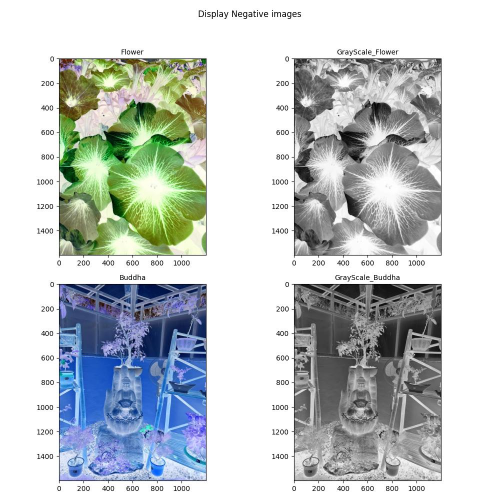
#> input picture assignments/assignment2/Output/Negative_Images.jpeg, 1000 x 1000 px, given in place of Chicago_River1.jpg, which was not available (shown at 1/2 size)
$ python assignment6.py   (older library calls are emulated)
#> lines starting #> are read from the running program, lines starting #| are printed output that depends on the picture; after the words box and inside, x2 and y2 are one past the last pixel; in counts of white or black regions, pixels touching at a corner belong together; pictures that were not available may be replaced by others from this repository, and a replacement may not be noted
### pixel_visions/utils.py
"""
utils.py

This module provides utility functions for common image processing tasks.
It supports loading, saving, resizing, converting to grayscale, and plotting
images, along with basic image manipulations. These utility functions are
designed to simplify and streamline the image processing workflows in the
Pixel-Visions project.

"""
import cv2
import numpy as np
import matplotlib
import matplotlib.pyplot as plt
from enum import Enum, auto
from typing import Dict, Tuple, List, Any, Callable

class ImageLoadType(Enum):
    COLOR = cv2.IMREAD_COLOR
    GRAYSCALE = cv2.IMREAD_GRAYSCALE
    UNCHANGED = cv2.IMREAD_UNCHANGED


def load_image(image_path:str, image_load_type: ImageLoadType = ImageLoadType.UNCHANGED) -> np.ndarray:
    """
    Loads the image from the image file path and returns a numpy array represenation of the image.

    Parameters:
        - image_path(str)                   : The path to the image file.
        - image_load_type(ImageLoadType)    : The type of image loading (COLOR, GRAYSCALE, UNCHANGED)

    Returns:
        - np.ndarray        : The numpy array representation of the image.
    """
    image = cv2.imread(image_path, image_load_type.value)

    if image is None:
        raise FileNotFoundError(f"Image not found at path: {image_path}")
    return image

# [16 lines left out: function save_image, not called in this run]

def plot_images(images: Dict[str, np.ndarray], outputfile: str = None, title: str = "", axis: str = "off") -> None:
    """
    Display the images with the given title.

    Parameters:
        - images (Dict[str, np.ndarray]) : Dictionary of images to plot
        - title (str)                    : Text to display as title of the plot
        - outputfile (str)               : The output file path.
        - axis (str)                     : String to display the axis in the plot. Default is OFF.
    """

    if images is None or not images:
        raise ValueError("ERROR: Images not available or empty.")

    for key, image in images.items():
        if not isinstance(image, np.ndarray):
            raise ValueError(f"ERROR: Image '{key}' is not a valid NumPy array.")

    num_cols = 2 if len(images) > 1 else 1
    num_rows = (len(images) + num_cols - 1) // num_cols

    plt.figure(figsize=(30 , 12 * num_rows))

    for i, (key, image) in enumerate(images.items()):
        plt.subplot(num_rows, num_cols, i + 1)

        # Check for binary images (values 0 or 1)
        if image.ndim == 2:  # Grayscale or binary image
            if image.max() <= 1:  # Binary image
                image = (image * 255).astype(np.uint8)  # Convert to 0-255 range
            plt.imshow(image, cmap="gray")
        elif image.ndim == 3:  # Colored image
            plt.imshow(cv2.cvtColor(image, cv2.COLOR_BGR2RGB))
        else:
            raise ValueError(f"ERROR: Image '{key}' has unsupported shape: {image.shape}")

        plt.axis(axis)
        plt.title(key, fontsize=14)

    plt.suptitle(title, fontsize=16)
    plt.tight_layout(rect=[0, 0, 1, 0.95])
    if outputfile:
        plt.savefig(outputfile)

    # print(outputfile)
    plt.show()
    # Close the figure after showing
    plt.close()

# [188 lines left out: functions display_image_statistics, get_image_size, get_pixel_statistics, threshold_image, normalize_image, subtract_images and 1 more, not called in this run]

class NoiseType(Enum):
    GAUSSIAN = ("GAUSSIAN", lambda image, **kwargs: add_gaussian_noise(image, **kwargs))
    SALT_AND_PEPPER = ("SALT_AND_PEPPER", lambda image, **kwargs: add_salt_and_pepper_noise(image, **kwargs))

    def __init__(self, name:str, function:Callable):
        """
        Initializes the noise type enum member.

        Parameters:
            name (str): The name of the noise type as a string.
            function (Callable[[np.ndarray, Any], np.ndarray]): The function associated with the noise type.
        """
        self._name = name
        self._function = function

    # [80 lines left out: functions name, apply, add_gaussian_noise, add_salt_and_pepper_noise, add_noise, not called in this run]

### pixel_visions/image_spatial_filtering.py
"""
Filtering in image processing refers to the process of modifying or enhancing an image
by manipulating its pixel values based on specific algorithms or mathematical operations.
It is widely used to improve image quality, extract features, or prepare images for further analysis.
Types of Filtering
Spatial Filtering:
Involves manipulating the pixel values based on their neighboring pixels within a defined area or window.
    Low-Pass Filters (Smoothing): Reduce noise and blur the image (e.g., Gaussian filter, average filter).
    High-Pass Filters (Sharpening): Enhance edges and fine details (e.g., Laplacian filter, Sobel filter).
Frequency Domain Filtering:
    Involves transforming the image into the frequency domain using techniques like the Fast Fourier Transform (FFT).
    Filters are applied in the frequency domain, and the result is transformed back to the spatial domain.
    Common frequency filters include:
        High-Pass Filters: Emphasize high-frequency components (edges).
        Low-Pass Filters: Emphasize low-frequency components (smooth areas).
"""


import cv2
import numpy as np
from typing import Tuple
import matplotlib.pyplot as plt
from enum import Enum, auto
import pixel_visions.utils as u
from typing import Dict, Tuple, List, Any, Callable

# [123 lines left out: functions apply_filter, _apply_filter_grayscale, _apply_filter_color, not called in this run]

class SpatialFilter(Enum):
    GAUSSIAN = (cv2.GaussianBlur, "'Gaussian") # Smooth the image using a Gaussian kernel.
    AVERAGE = (cv2.blur, "Average") # Smooth the image.
    MEDIAN = (cv2.medianBlur, "Median") # Reduces salt-and-pepper noise
    BILATERAL = (cv2.bilateralFilter, "Bilateral") # Smoothes the image while preserving edges
    BOX = (cv2.boxFilter, "Box") # Apply a box filter (similar to the average filter but with more flexibility)
    def __init__(self, function: Any, name: str) -> None:
        """
        Initializes the spatial filter enum member.
        Args:
            function: The OpenCV function associated with the filter.
            name: The name of the filter as a string.
        """
        self._function = function
        self._name = name
    # [19 lines left out: functions function, name, apply, not called in this run]

class EdgeDetection(Enum):
    SOBEL   = ("Sobel", lambda image, **kwargs: sobel_filter(image, **kwargs))
    CANNY   = ("Canny", lambda image, **kwargs: canny_filter(image, **kwargs))
    PREWITT = ("Prewitt", lambda image, **kwargs: prewitt_filter(image, **kwargs))
    ROBERTS = ("Roberts", lambda image, **kwargs: roberts_filter(image, **kwargs))
    GAUSSIAN_DERIVATIVE = ("Gaussian_derivative", lambda image, **kwargs:apply_custom_sobel_filter(image, **kwargs))


    def __init__(self, name: str, function: Callable):
        """
        Initializes the edge detection enum member.

        Args:
            name: The name of the Edge detection filter as a string.
            function: The function associated with the edge detection filter.
        """
        self._name = name
        self._function = function

    # [173 lines left out: functions name, apply, sobel_filter, canny_filter, prewitt_filter, roberts_filter and 1 more, not called in this run]

### assignments/assignment6/assignment6.py
import pixel_visions.utils as u
import pixel_visions.image_scaling as i
import pixel_visions.image_transformations as t
import pixel_visions.image_spatial_filtering as sf
import pixel_visions.image_segmentation as s
import numpy as np
import cv2
from itertools import product
from typing import Dict

# Define image file paths
assignment_folder = "assignments/assignment6/Output/"
input_image_path = ""
output_image_path = ""
plot_image_path = ""
output_images = {}
# grayscale_image = None
# Original_Image = None

def display_input_image(foldername: str = ""):
    global assignment_folder, input_image_path, output_image_path, plot_image_path

    if foldername != "":
        # Folder path
        assignment_folder = assignment_folder + foldername+"/"
    else:
        assignment_folder = assignment_folder


    # Image file paths
    # input_image_path = "Input_Images/How-To-Master-Pet-Photography-940x529.png"
    input_image_path = "Input_Images/Chicago_River1.jpg"
    output_image_path = assignment_folder + "Input_Image.jpg"
    plot_image_path = assignment_folder + "Input_Images.jpg"

    # Define dictionary of output images
    output_images['Original_Image'] = u.load_image(input_image_path, image_load_type=u.ImageLoadType.UNCHANGED)
#> in load_image, image is the input picture: shape (1000, 1000, 3); mean B, G, R 200.8, 200.7, 194.3
    # output_images['Color_Image']    = u.load_image(input_image_path, image_load_type=u.ImageLoadType.COLOR)
    output_images['Grayscale_Image'] =u.load_image(input_image_path, image_load_type=u.ImageLoadType.GRAYSCALE)
#> call 2 of load_image, with image_path = 'Input_Images/Chicago_River1.jpg'
#> in load_image (call 2), `image = cv2.imread(image_path, image_load_type.value)`:
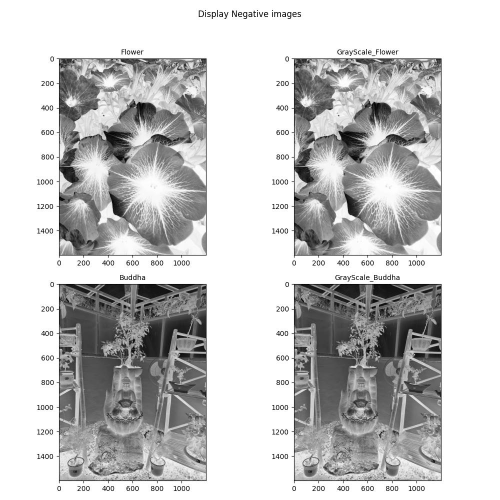
#> image: shape (1000, 1000) (shown at 1/2 size); min 0, max 255, mean 198.8

    u.plot_images(output_images,plot_image_path, title = "Original Image")
#> the loop in plot_images, `for key, image in images.items():` made 2 passes
#> key on passes 1 to 2: 'Original_Image', 'Grayscale_Image'
#> in plot_images, `num_cols = 2 if len(images) > 1 else 1`: num_cols = 2
#> in plot_images, `num_rows = (len(images) + num_cols - 1) // num_cols`: num_rows = 1
#> the loop in plot_images, `for i, (key, image) in enumerate(images.items()):` made 2 passes
#> in plot_images, `plt.savefig(outputfile)`:
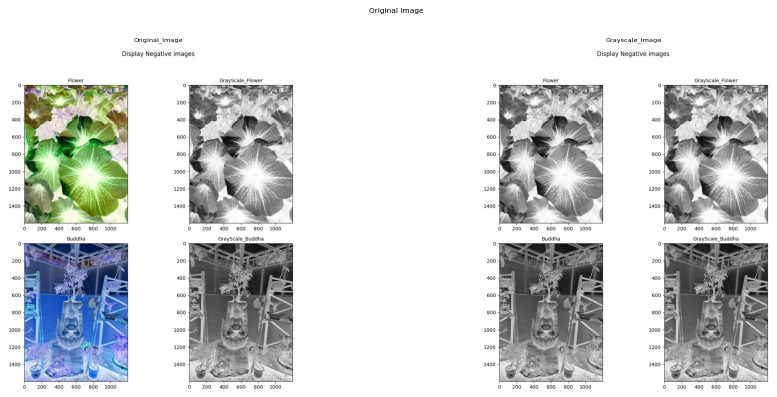
#> figure drawn by matplotlib, 2 panels
    return output_images

def problem1_erosion_and_dilation(image: np.ndarray, output_folderpath:str = "") -> None:

    print("Problem 1: Erosion and Dilation")
    assert image is not None and image.size > 0, "Input image is empty"

    output_images = {}
    # output_images["Original_Image"] = image

    if output_folderpath == "":
        output_folderpath = "assignments/assignment6/Output/Problem1/"

    # print the original image
    grayscale_image = cv2.cvtColor(image, cv2.COLOR_BGR2GRAY)
    output_images["Grayscale_image"] = grayscale_image

    _, binary_image = cv2.threshold(grayscale_image, np.mean(grayscale_image), 255, cv2.THRESH_BINARY + cv2.THRESH_OTSU)
    output_images["Binary_image"] = binary_image

    u.plot_images(output_images,output_folderpath+"1a_ErosionAndDilation.jpg", title = "Problem 1 : Erosion and Dilation ")

    # output_images.pop("Original_Image")
    output_images.pop("Grayscale_image")
    output_images.pop("Binary_image")

    # print the Eroded and Dilated
    structuring_element = cv2.getStructuringElement(cv2.MORPH_RECT, (3, 3))

    eroded = cv2.erode(binary_image, structuring_element, iterations=2)
    output_images["Eroded"] = eroded

    dilated = cv2.dilate(binary_image, structuring_element, iterations=2)
    output_images["Dilated"] = dilated

    u.plot_images(output_images,output_folderpath+"1b_ErosionAndDilation.jpg", title = "Problem 1 : Erosion and Dilation ")
    output_images.pop("Eroded")
    output_images.pop("Dilated")

    dilation_after_erosion = cv2.dilate(eroded, structuring_element, iterations=2)
    output_images["Dilation_after_erosion"] = dilation_after_erosion

    erosion_after_dilation = cv2.erode(dilated, structuring_element, iterations=2)
    output_images["Erosion_after_dilation"] = erosion_after_dilation

    u.plot_images(output_images,output_folderpath+"1c_ErosionAndDilation.jpg", title = "Problem 1 : Erosion and Dilation ")

def problem2_opening_and_closing(image: np.ndarray, output_folderpath:str = "") -> None:
    print("Problem 2: Opening and Closing ")

    assert image is not None and image.size > 0, "Input image is empty"
    output_images = {}
    # output_images["Original_Image"] = image

    if output_folderpath == "":
        output_folderpath = "assignments/assignment6/Output/Problem2/"

    # print the original image
    grayscale_image = cv2.cvtColor(image, cv2.COLOR_BGR2GRAY)
    output_images["Grayscale_image"] = grayscale_image

    _, binary_image = cv2.threshold(grayscale_image, np.mean(grayscale_image), 255, cv2.THRESH_BINARY + cv2.THRESH_OTSU)
    output_images["Binary_image"] = binary_image

    u.plot_images(output_images,output_folderpath+"2a_OpeningAndClosing.jpg", title = "Problem 2: Opening and Closing")

    # output_images.pop("Original_Image")
    output_images.pop("Grayscale_image")
    output_images.pop("Binary_image")

    # Print opening and closing
    structuring_element = cv2.getStructuringElement(cv2.MORPH_RECT, (3, 3))
    opened_image_1  = cv2.morphologyEx(binary_image, cv2.MORPH_OPEN, structuring_element)
    output_images["Opened_image_1"] = opened_image_1
    opened_image_2 = cv2.morphologyEx(opened_image_1, cv2.MORPH_OPEN, structuring_element)
    output_images["Opened_image_2"] = opened_image_2

    u.plot_images(output_images,output_folderpath+"2b_OpeningAndClosing.jpg", title = "Problem 2: Opening and Closing")

    # output_images.pop("Original_Image")
    output_images.pop("Opened_image_1")
    output_images.pop("Opened_image_2")

    closed_image_1  = cv2.morphologyEx(binary_image, cv2.MORPH_CLOSE, structuring_element)
    output_images["Closed_image_1"] = closed_image_1
    closed_image_2 = cv2.morphologyEx(closed_image_1, cv2.MORPH_CLOSE, structuring_element)
    output_images["Closed_image_2"] = closed_image_2

    u.plot_images(output_images,output_folderpath+"2c_OpeningAndClosing.jpg", title = "Problem 2: Opening and Closing")
    output_images.pop("Closed_image_1")
    output_images.pop("Closed_image_2")

    opened_after_closing_1 = cv2.morphologyEx(closed_image_2, cv2.MORPH_OPEN, structuring_element)
    output_images["Opened_after_closing_1"] = opened_after_closing_1
    opened_after_closing_2 = cv2.morphologyEx(opened_after_closing_1, cv2.MORPH_OPEN, structuring_element)
    output_images["Opened_after_closing_2"] = opened_after_closing_2

    u.plot_images(output_images,output_folderpath+"2d_OpeningAndClosing.jpg", title = "Problem 2: Opening and Closing")

def problem3_boundary_extraction (image: np.ndarray, output_folderpath:str = "") -> None:
    print("Problem 3: Boundary Extraction ")

    assert image is not None and image.size > 0, "Input image is empty"
    output_images = {}
    # output_images["Original_Image"] = image

    if output_folderpath == "":
        output_folderpath = "assignments/assignment6/Output/Problem3/"

    # print the original image
    grayscale_image = cv2.cvtColor(image, cv2.COLOR_BGR2GRAY)
    output_images["Grayscale_image"] = grayscale_image

    _, binary_image = cv2.threshold(grayscale_image, np.mean(grayscale_image), 255, cv2.THRESH_BINARY + cv2.THRESH_OTSU)
    output_images["Binary_image"] = binary_image

    u.plot_images(output_images,output_folderpath+"3a_BoundaryExtraction.jpg", title = "Problem 3: Boundary Extraction")

    # output_images.pop("Original_Image")
    output_images.pop("Grayscale_image")
    output_images.pop("Binary_image")

    # Print opening and closing
    structuring_element = cv2.getStructuringElement(cv2.MORPH_RECT, (3, 3))
    eroded = cv2.erode(binary_image, structuring_element)
    output_images["Eroded"] = eroded

    boundary = cv2.subtract(binary_image, eroded)
    output_images["Boundary"] = boundary

    u.plot_images(output_images,output_folderpath+"3b_BoundaryExtraction.jpg", title = "Problem 3: Boundary Extraction")

    # output_images.pop("Original_Image")
    output_images.pop("Eroded")
    output_images.pop("Boundary")

    canny_edges = cv2.Canny(image, 100, 200)
    output_images["Canny_edges"] = canny_edges

    u.plot_images(output_images,output_folderpath+"3c_BoundaryExtraction.jpg", title = "Problem 3: Boundary Extraction")

if __name__ == "__main__":

    output_images = display_input_image()
#> output_images = 2 items
    problem1_erosion_and_dilation(output_images["Original_Image"])
#> in problem1_erosion_and_dilation, `_, binary_image = cv2.threshold(grayscale_image, np.mean(grayscale_ima..`:
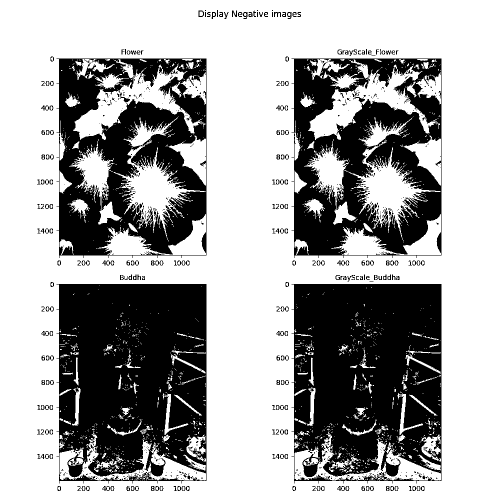
#> binary_image: shape (1000, 1000) (shown at 1/2 size); 64.9% white; 854 black regions (607 under 20 px), largest, box (x1, y1, x2, y2) and area: (113, 568, 413, 967) 100486, (583, 568, 883, 967) 99468, (113, 117, 413, 516) 70306
#> the loop in plot_images (call 2), `for key, image in images.items():` made 2 passes
#> the loop in plot_images (call 2), `for i, (key, image) in enumerate(images.items()):` made 2 passes
#> in problem1_erosion_and_dilation, `structuring_element = cv2.getStructuringElement(cv2.MORPH_RECT, (3, 3))`: structuring_element = [[1, 1, 1], [1, 1, 1], [1, 1, 1]]
#> in problem1_erosion_and_dilation, `dilated = cv2.dilate(binary_image, structuring_element, iterations=2)`:
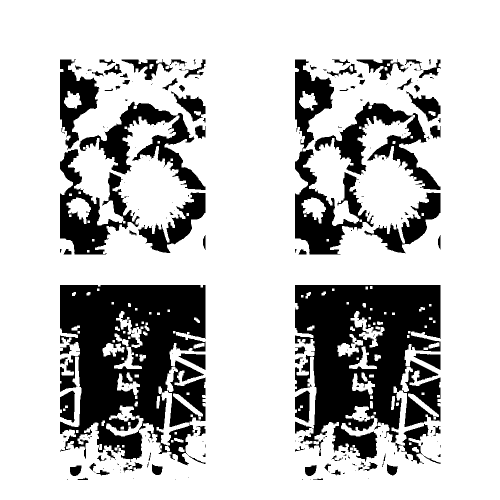
#> dilated: shape (1000, 1000) (shown at 1/2 size); 76.4% white; 220 black regions (135 under 20 px), largest, box (x1, y1, x2, y2) and area: (120, 570, 411, 931) 71111, (590, 570, 881, 923) 67207, (590, 119, 747, 509) 18731
    problem2_opening_and_closing(output_images["Original_Image"])
#> in problem2_opening_and_closing, `opened_after_closing_1 = cv2.morphologyEx(closed_image_2, cv2.MORPH_OP..`:
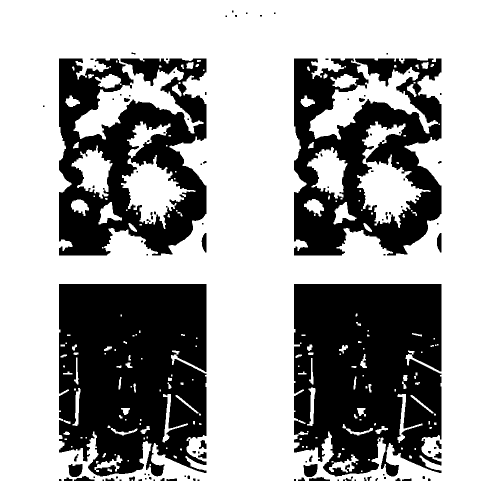
#> opened_after_closing_1: shape (1000, 1000) (shown at 1/2 size); 66.4% white; 106 black regions (61 under 20 px), largest, box (x1, y1, x2, y2) and area: (118, 568, 413, 953) 98238, (588, 568, 883, 953) 97206, (118, 117, 413, 511) 68328
    problem3_boundary_extraction(output_images["Original_Image"])
#> in problem3_boundary_extraction, `boundary = cv2.subtract(binary_image, eroded)`:
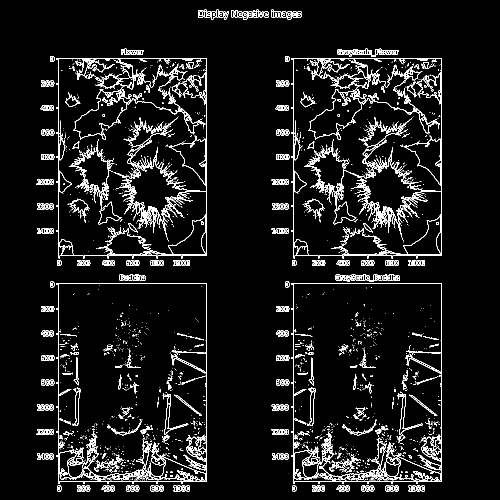
#> boundary: shape (1000, 1000) (shown at 1/2 size); 6.5% white in thin lines or dots, all inside (x1, y1, x2, y2) = (73, 19, 884, 983)
#> in problem3_boundary_extraction, `canny_edges = cv2.Canny(image, 100, 200)`:
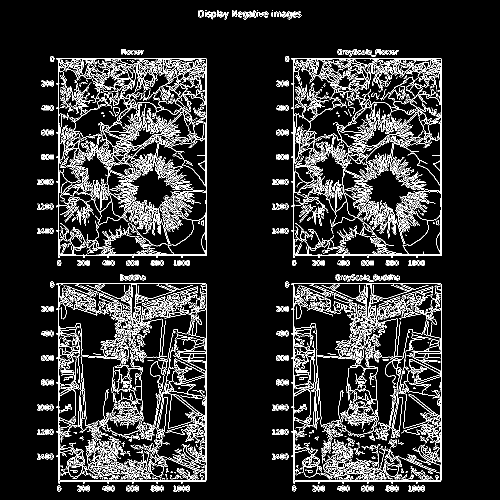
#> canny_edges: shape (1000, 1000) (shown at 1/2 size); 10.6% white in thin lines or dots, all inside (x1, y1, x2, y2) = (74, 20, 884, 983)
